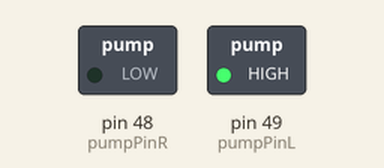
The sketch below on a simulated Arduino Mega 2560, built with avr-gcc and run on an emulated ATmega2560. Parts: switched loads named in the sketch (green lamp = pin HIGH).

Above: at 1.0 s.
At 8.0 s:
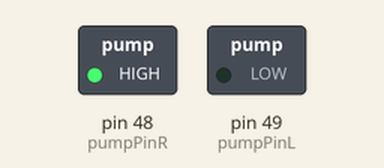
At 11.5 s:
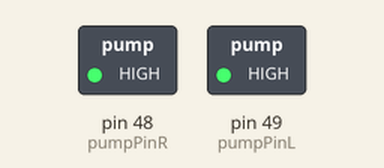
Timing chart, 0 to 18.2 s (numbered marks = the images above):
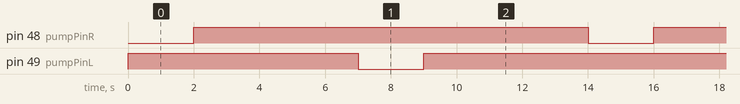

Measured:
- by itself, pin 48 (pumpPinR), pin 49 (pumpPinL): alternates HIGH for 12.0 s and LOW for 2.0 s
- by itself, everything shown: repeats every 14.0 s, in 4 steps

The sketch:

basic2PumpsStart.ino
```cpp
const int pumpPinR = 48;
const int pumpPinL = 49;
void setup(){
  pinMode(pumpPinR, OUTPUT);
  digitalWrite(pumpPinR, HIGH); // ריליי כבוי
  pinMode(pumpPinL, OUTPUT);
  digitalWrite(pumpPinL, HIGH); // ריליי כבוי
}

void loop(){
  digitalWrite(pumpPinR, LOW); // מפעיל משאבה
  delay(2000);                 // משאבה עובדת 3 שניות
  digitalWrite(pumpPinR, HIGH);  // מכבה משאבה
  delay(5000);
  digitalWrite(pumpPinL, LOW); // מפעיל משאבה
  delay(2000);                 // משאבה עובדת 3 שניות
  digitalWrite(pumpPinL, HIGH);  // מכבה משאבה
  delay(5000);
}
```
